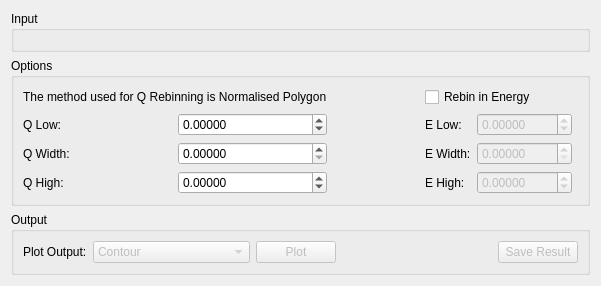
<?xml version="1.0" encoding="UTF-8"?>
<ui version="4.0">
 <class>IndirectSqw</class>
 <widget class="QWidget" name="IndirectSqw">
  <property name="geometry">
   <rect>
    <x>0</x>
    <y>0</y>
    <width>601</width>
    <height>268</height>
   </rect>
  </property>
  <property name="minimumSize">
   <size>
    <width>500</width>
    <height>0</height>
   </size>
  </property>
  <property name="windowTitle">
   <string>Form</string>
  </property>
  <layout class="QVBoxLayout" name="verticalLayout_23">
   <item>
    <widget class="QGroupBox" name="gbInput">
     <property name="maximumSize">
      <size>
       <width>16777215</width>
       <height>150</height>
      </size>
     </property>
     <property name="title">
      <string>Input</string>
     </property>
     <layout class="QVBoxLayout" name="verticalLayout_12">
      <item>
       <widget class="MantidQt::MantidWidgets::DataSelector" name="dsSampleInput" native="true">
        <property name="sizePolicy">
         <sizepolicy hsizetype="Minimum" vsizetype="Fixed">
          <horstretch>0</horstretch>
          <verstretch>0</verstretch>
         </sizepolicy>
        </property>
        <property name="autoLoad" stdset="0">
         <bool>true</bool>
        </property>
        <property name="loadLabelText" stdset="0">
         <string>Plot Input</string>
        </property>
        <property name="workspaceSuffixes" stdset="0">
         <stringlist>
          <string>_red</string>
         </stringlist>
        </property>
        <property name="fileBrowserSuffixes" stdset="0">
         <stringlist>
          <string>_red.nxs</string>
         </stringlist>
        </property>
        <property name="showLoad" stdset="0">
         <bool>true</bool>
        </property>
       </widget>
      </item>
     </layout>
    </widget>
   </item>
   <item>
    <widget class="QGroupBox" name="gbOptions">
     <property name="title">
      <string>Options</string>
     </property>
     <layout class="QVBoxLayout" name="verticalLayout_7">
      <item>
       <layout class="QGridLayout" name="loOptions" columnstretch="0,0,0,0,0,0">
        <item row="1" column="4">
         <widget class="QDoubleSpinBox" name="spELow">
          <property name="enabled">
           <bool>false</bool>
          </property>
          <property name="sizePolicy">
           <sizepolicy hsizetype="Preferred" vsizetype="Fixed">
            <horstretch>0</horstretch>
            <verstretch>0</verstretch>
           </sizepolicy>
          </property>
          <property name="maximumSize">
           <size>
            <width>200</width>
            <height>16777215</height>
           </size>
          </property>
          <property name="decimals">
           <number>5</number>
          </property>
          <property name="minimum">
           <double>-1000.000000000000000</double>
          </property>
          <property name="maximum">
           <double>1000.000000000000000</double>
          </property>
          <property name="singleStep">
           <double>0.100000000000000</double>
          </property>
         </widget>
        </item>
        <item row="2" column="3">
         <widget class="QLabel" name="lbEWidth">
          <property name="enabled">
           <bool>true</bool>
          </property>
          <property name="sizePolicy">
           <sizepolicy hsizetype="Preferred" vsizetype="Preferred">
            <horstretch>0</horstretch>
            <verstretch>0</verstretch>
           </sizepolicy>
          </property>
          <property name="minimumSize">
           <size>
            <width>43</width>
            <height>0</height>
           </size>
          </property>
          <property name="text">
           <string>E Width:</string>
          </property>
         </widget>
        </item>
        <item row="2" column="0">
         <widget class="QLabel" name="lbQWidth">
          <property name="minimumSize">
           <size>
            <width>43</width>
            <height>0</height>
           </size>
          </property>
          <property name="text">
           <string>Q Width:</string>
          </property>
         </widget>
        </item>
        <item row="0" column="0" colspan="2">
         <widget class="QLabel" name="lbMethod">
          <property name="minimumSize">
           <size>
            <width>43</width>
            <height>0</height>
           </size>
          </property>
          <property name="text">
           <string>The method used for Q Rebinning is Normalised Polygon</string>
          </property>
         </widget>
        </item>
        <item row="3" column="4">
         <widget class="QDoubleSpinBox" name="spEHigh">
          <property name="enabled">
           <bool>false</bool>
          </property>
          <property name="sizePolicy">
           <sizepolicy hsizetype="Preferred" vsizetype="Fixed">
            <horstretch>0</horstretch>
            <verstretch>0</verstretch>
           </sizepolicy>
          </property>
          <property name="maximumSize">
           <size>
            <width>200</width>
            <height>16777215</height>
           </size>
          </property>
          <property name="decimals">
           <number>5</number>
          </property>
          <property name="minimum">
           <double>-1000.000000000000000</double>
          </property>
          <property name="maximum">
           <double>1000.000000000000000</double>
          </property>
          <property name="singleStep">
           <double>0.100000000000000</double>
          </property>
         </widget>
        </item>
        <item row="3" column="3">
         <widget class="QLabel" name="lbEHigh">
          <property name="enabled">
           <bool>true</bool>
          </property>
          <property name="minimumSize">
           <size>
            <width>43</width>
            <height>0</height>
           </size>
          </property>
          <property name="text">
           <string>E High:</string>
          </property>
         </widget>
        </item>
        <item row="1" column="0">
         <widget class="QLabel" name="lbQLow">
          <property name="minimumSize">
           <size>
            <width>43</width>
            <height>0</height>
           </size>
          </property>
          <property name="text">
           <string>Q Low:</string>
          </property>
         </widget>
        </item>
        <item row="3" column="0">
         <widget class="QLabel" name="lbQHigh">
          <property name="minimumSize">
           <size>
            <width>43</width>
            <height>0</height>
           </size>
          </property>
          <property name="text">
           <string>Q High:</string>
          </property>
         </widget>
        </item>
        <item row="2" column="4">
         <widget class="QDoubleSpinBox" name="spEWidth">
          <property name="enabled">
           <bool>false</bool>
          </property>
          <property name="sizePolicy">
           <sizepolicy hsizetype="Preferred" vsizetype="Fixed">
            <horstretch>0</horstretch>
            <verstretch>0</verstretch>
           </sizepolicy>
          </property>
          <property name="maximumSize">
           <size>
            <width>200</width>
            <height>16777215</height>
           </size>
          </property>
          <property name="decimals">
           <number>5</number>
          </property>
          <property name="minimum">
           <double>0.000000000000000</double>
          </property>
          <property name="maximum">
           <double>1000.000000000000000</double>
          </property>
          <property name="singleStep">
           <double>0.010000000000000</double>
          </property>
         </widget>
        </item>
        <item row="0" column="3" colspan="3">
         <widget class="QCheckBox" name="ckRebinInEnergy">
          <property name="text">
           <string>Rebin in Energy</string>
          </property>
         </widget>
        </item>
        <item row="1" column="3">
         <widget class="QLabel" name="lbELow">
          <property name="enabled">
           <bool>true</bool>
          </property>
          <property name="minimumSize">
           <size>
            <width>43</width>
            <height>0</height>
           </size>
          </property>
          <property name="text">
           <string>E Low:</string>
          </property>
         </widget>
        </item>
        <item row="1" column="1">
         <widget class="QDoubleSpinBox" name="spQLow">
          <property name="sizePolicy">
           <sizepolicy hsizetype="Minimum" vsizetype="Fixed">
            <horstretch>0</horstretch>
            <verstretch>0</verstretch>
           </sizepolicy>
          </property>
          <property name="decimals">
           <number>5</number>
          </property>
          <property name="minimum">
           <double>-1000.000000000000000</double>
          </property>
          <property name="maximum">
           <double>1000.000000000000000</double>
          </property>
          <property name="singleStep">
           <double>0.100000000000000</double>
          </property>
         </widget>
        </item>
        <item row="2" column="1">
         <widget class="QDoubleSpinBox" name="spQWidth">
          <property name="sizePolicy">
           <sizepolicy hsizetype="Preferred" vsizetype="Fixed">
            <horstretch>0</horstretch>
            <verstretch>0</verstretch>
           </sizepolicy>
          </property>
          <property name="decimals">
           <number>5</number>
          </property>
          <property name="minimum">
           <double>0.000000000000000</double>
          </property>
          <property name="maximum">
           <double>1000.000000000000000</double>
          </property>
          <property name="singleStep">
           <double>0.100000000000000</double>
          </property>
         </widget>
        </item>
        <item row="3" column="1">
         <widget class="QDoubleSpinBox" name="spQHigh">
          <property name="sizePolicy">
           <sizepolicy hsizetype="Preferred" vsizetype="Fixed">
            <horstretch>0</horstretch>
            <verstretch>0</verstretch>
           </sizepolicy>
          </property>
          <property name="decimals">
           <number>5</number>
          </property>
          <property name="minimum">
           <double>-1000.000000000000000</double>
          </property>
          <property name="maximum">
           <double>1000.000000000000000</double>
          </property>
          <property name="singleStep">
           <double>0.100000000000000</double>
          </property>
         </widget>
        </item>
        <item row="0" column="2">
         <spacer name="horizontalSpacer">
          <property name="orientation">
           <enum>Qt::Horizontal</enum>
          </property>
          <property name="sizeHint" stdset="0">
           <size>
            <width>40</width>
            <height>20</height>
           </size>
          </property>
         </spacer>
        </item>
       </layout>
      </item>
     </layout>
    </widget>
   </item>
   <item>
    <widget class="QGroupBox" name="sqw_outputOptions">
     <property name="title">
      <string>Output</string>
     </property>
     <layout class="QHBoxLayout" name="horizontalLayout">
      <item>
       <widget class="QLabel" name="lbPlotOutput">
        <property name="text">
         <string>Plot Output:</string>
        </property>
       </widget>
      </item>
      <item>
       <widget class="QComboBox" name="cbPlotType">
        <property name="enabled">
         <bool>false</bool>
        </property>
        <property name="sizePolicy">
         <sizepolicy hsizetype="MinimumExpanding" vsizetype="Fixed">
          <horstretch>0</horstretch>
          <verstretch>0</verstretch>
         </sizepolicy>
        </property>
        <property name="minimumSize">
         <size>
          <width>150</width>
          <height>0</height>
         </size>
        </property>
        <item>
         <property name="text">
          <string>Contour</string>
         </property>
        </item>
        <item>
         <property name="text">
          <string>Spectra</string>
         </property>
        </item>
       </widget>
      </item>
      <item>
       <widget class="QPushButton" name="pbPlot">
        <property name="enabled">
         <bool>false</bool>
        </property>
        <property name="text">
         <string>Plot</string>
        </property>
       </widget>
      </item>
      <item>
       <spacer name="horizontalSpacer_1">
        <property name="orientation">
         <enum>Qt::Horizontal</enum>
        </property>
        <property name="sizeHint" stdset="0">
         <size>
          <width>40</width>
          <height>20</height>
         </size>
        </property>
       </spacer>
      </item>
      <item>
       <widget class="QPushButton" name="pbSave">
        <property name="enabled">
         <bool>false</bool>
        </property>
        <property name="text">
         <string>Save Result</string>
        </property>
       </widget>
      </item>
     </layout>
    </widget>
   </item>
  </layout>
 </widget>
 <customwidgets>
  <customwidget>
   <class>MantidQt::MantidWidgets::DataSelector</class>
   <extends>QWidget</extends>
   <header>MantidQtMantidWidgets/DataSelector.h</header>
  </customwidget>
 </customwidgets>
 <tabstops>
  <tabstop>spQLow</tabstop>
  <tabstop>spQWidth</tabstop>
  <tabstop>spQHigh</tabstop>
  <tabstop>ckRebinInEnergy</tabstop>
  <tabstop>spELow</tabstop>
  <tabstop>spEWidth</tabstop>
  <tabstop>spEHigh</tabstop>
  <tabstop>cbPlotType</tabstop>
  <tabstop>pbSave</tabstop>
 </tabstops>
 <resources/>
 <connections>
  <connection>
   <sender>ckRebinInEnergy</sender>
   <signal>toggled(bool)</signal>
   <receiver>spEHigh</receiver>
   <slot>setEnabled(bool)</slot>
   <hints>
    <hint type="sourcelabel">
     <x>394</x>
     <y>89</y>
    </hint>
    <hint type="destinationlabel">
     <x>419</x>
     <y>171</y>
    </hint>
   </hints>
  </connection>
  <connection>
   <sender>ckRebinInEnergy</sender>
   <signal>toggled(bool)</signal>
   <receiver>spEWidth</receiver>
   <slot>setEnabled(bool)</slot>
   <hints>
    <hint type="sourcelabel">
     <x>394</x>
     <y>89</y>
    </hint>
    <hint type="destinationlabel">
     <x>419</x>
     <y>144</y>
    </hint>
   </hints>
  </connection>
  <connection>
   <sender>ckRebinInEnergy</sender>
   <signal>toggled(bool)</signal>
   <receiver>spELow</receiver>
   <slot>setEnabled(bool)</slot>
   <hints>
    <hint type="sourcelabel">
     <x>394</x>
     <y>89</y>
    </hint>
    <hint type="destinationlabel">
     <x>419</x>
     <y>117</y>
    </hint>
   </hints>
  </connection>
 </connections>
</ui>
